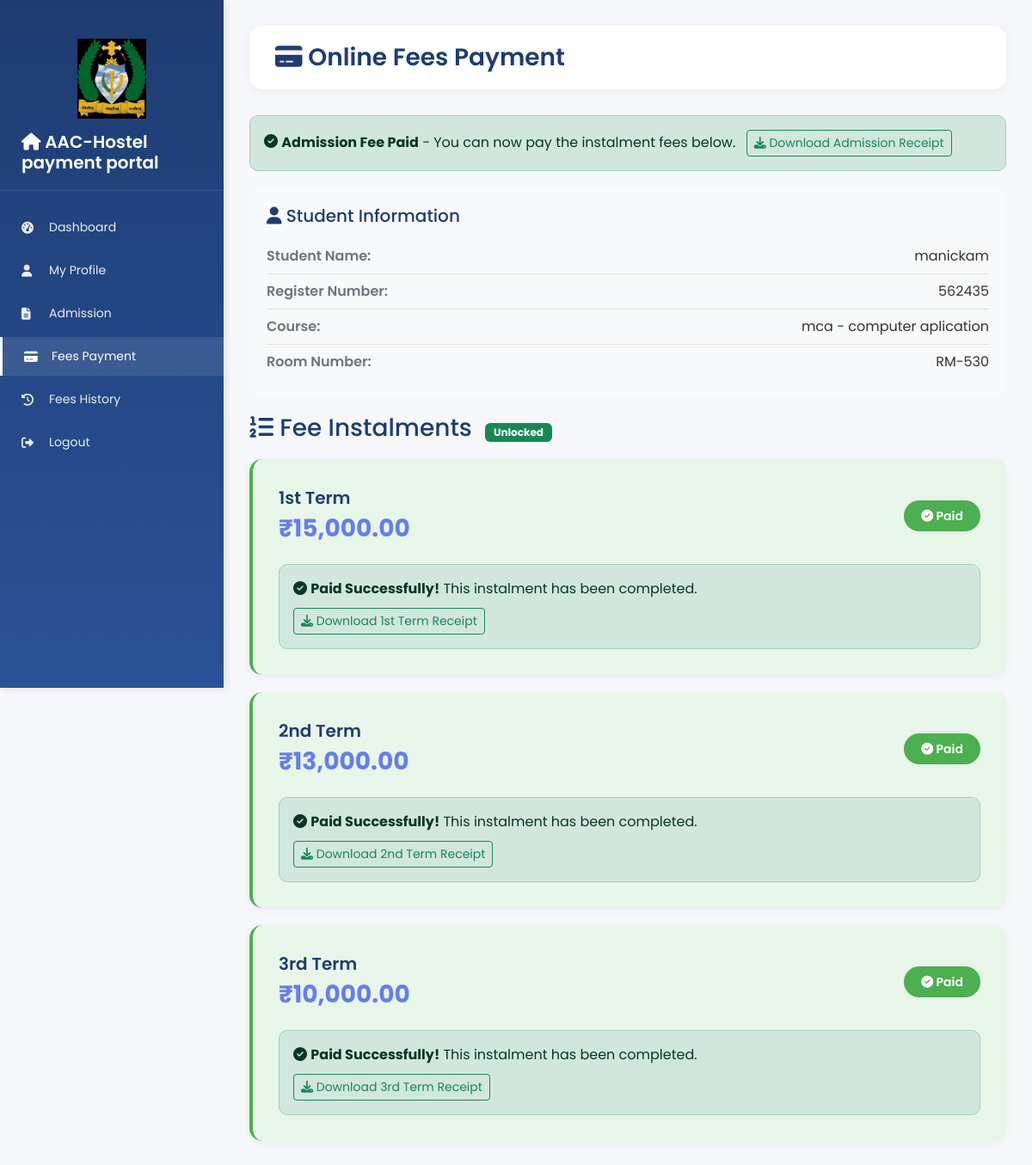
The page /fees-payment.php (signed in) on the database its author committed.
### tables this page shows
CREATE TABLE `admission` (
  `id` int(11) NOT NULL,
  `user_id` int(11) NOT NULL,
  `student_name` varchar(255) NOT NULL,
  `reg_no` varchar(100) NOT NULL,
  `gender` varchar(20) NOT NULL,
  `date_of_birth` date NOT NULL,
  `phone` varchar(20) NOT NULL,
  `email` varchar(255) NOT NULL,
  `residential_address` text NOT NULL,
  `course` varchar(100) NOT NULL,
  `department` varchar(100) NOT NULL,
  `year_of_study` varchar(50) NOT NULL,
  `room_type` varchar(50) NOT NULL,
  `room_number` varchar(50) NOT NULL,
  `mess_status` varchar(50) NOT NULL,
  `date_of_joining` date NOT NULL,
  `duration_of_stay` varchar(50) NOT NULL,
  `is_confirmed` tinyint(1) NOT NULL DEFAULT 0,
  `created_at` datetime DEFAULT current_timestamp()
);

### fees-payment.php (the view, shortened to what this page needs)
<?php
include('includes/config.php');
$user_id = $_SESSION['user_id'];
$admission = null;
$stmt = $mysqli->prepare("SELECT * FROM admission WHERE user_id = ? ORDER BY created_at DESC LIMIT 1");
$stmt->bind_param('i', $user_id);
$stmt->execute();
$result = $stmt->get_result();
if ($result->num_rows > 0) {
    $admission = $result->fetch_assoc();
}
$admission_fee_paid = false;
$admission_fee_data = null;
$stmt = $mysqli->prepare("SELECT id, instalment_number, status FROM payments WHERE user_id = ? AND instalment_number = 0 AND status = 'success' LIMIT 1");
$stmt->bind_param('i', $user_id);
$stmt->execute();
$result = $stmt->get_result();
if ($result->num_rows > 0) {
    $admission_fee_paid = true;
    $admission_fee_data = $result->fetch_assoc();
}
$paid_instalments = [];
$stmt = $mysqli->prepare("
    SELECT instalment_number
    FROM payments
    WHERE user_id = ?
    AND status = 'success'
    AND instalment_number > 0
");
$stmt->bind_param('i', $user_id);
$stmt->execute();
$result = $stmt->get_result();
while ($row = $result->fetch_assoc()) {
    $paid_instalments[] = (int)$row['instalment_number'];
}
$instalments = [
    1 => ['amount' => INSTALMENT_1, 'name' => '1st Term', 'paid' => in_array(1, $paid_instalments), 'unlocked' => $admission_fee_paid],
    2 => ['amount' => INSTALMENT_2, 'name' => '2nd Term', 'paid' => in_array(2, $paid_instalments), 'unlocked' => in_array(1, $paid_instalments)],
    3 => ['amount' => INSTALMENT_3, 'name' => '3rd Term', 'paid' => in_array(3, $paid_instalments), 'unlocked' => in_array(2, $paid_instalments)]
];
?>
<!DOCTYPE html>
<html lang="en">
<head>
    <link href="https://cdn.jsdelivr.net/npm/bootstrap@5.3.0/dist/css/bootstrap.min.css" rel="stylesheet">
    <link rel="stylesheet" href="https://cdnjs.cloudflare.com/ajax/libs/font-awesome/6.4.0/css/all.min.css">
</head>
<body>
    <?php include('includes/user_sidebar.php'); ?>
    <div class="main-content">
        <div class="header">
            <h1><i class="fas fa-credit-card"></i> Online Fees Payment</h1>
        </div>
        <?php if (!$admission): ?>
            <div class="alert alert-warning" style="border-radius: 10px;">
                <i class="fas fa-exclamation-triangle"></i> Please complete your admission first before making payment.
                <a href="admission.php" class="alert-link">Go to Admission</a>
            </div>
        <?php else: ?>
            <div class="alert alert-success" style="border-radius: 10px; margin-bottom: 20px;">
                <i class="fas fa-check-circle"></i> <strong>Admission Fee Paid</strong> - You can now pay the instalment fees below.
                <?php if (isset($admission_fee_data)): ?>
                    <a href="download-receipt.php?id=<?php echo $admission_fee_data['id']; ?>" class="btn btn-sm btn-outline-success ms-2" target="_blank">
                        <i class="fas fa-download"></i> Download Admission Receipt
                    </a>
                <?php endif; ?>
            </div>
            <div class="student-info">
                <h5 style="color: #1e3c72; margin-bottom: 15px;"><i class="fas fa-user"></i> Student Information</h5>
                <div class="info-row">
                    <span class="info-label">Student Name:</span>
                    <span class="info-value"><?php echo htmlspecialchars($admission['student_name']); ?></span>
                        </div>
                <div class="info-row">
                    <span class="info-label">Register Number:</span>
                    <span class="info-value"><?php echo htmlspecialchars($admission['reg_no']); ?></span>
                        </div>
                <div class="info-row">
                    <span class="info-label">Course:</span>
                    <span class="info-value"><?php echo htmlspecialchars($admission['course']); ?> - <?php echo htmlspecialchars($admission['department']); ?></span>
                        </div>
                <div class="info-row">
                    <span class="info-label">Room Number:</span>
                    <span class="info-value"><?php echo htmlspecialchars($admission['room_number']); ?></span>
                        </div>
                    </div>
            <h3 style="color: #1e3c72; margin-bottom: 20px;">
                <i class="fas fa-list-ol"></i> Fee Instalments
                <?php if ($admission_fee_paid): ?>
                    <span class="badge bg-success ms-2" style="font-size: 12px; padding: 5px 10px;">Unlocked</span>
                <?php endif; ?>
            </h3>
            <?php foreach ($instalments as $num => $instalment): ?>
                <div class="instalment-card <?php echo $instalment['paid'] ? 'paid' : ''; ?>">
                    <div class="instalment-header">
                        <div>
                            <div class="instalment-title"><?php echo $instalment['name']; ?></div>
                            <div class="instalment-amount">₹<?php echo number_format($instalment['amount'], 2); ?></div>
                        </div>
                        <div>
                            <span class="instalment-status <?php echo $instalment['paid'] ? 'paid' : 'pending'; ?>">
                                <?php echo $instalment['paid'] ? '<i class="fas fa-check-circle"></i> Paid' : '<i class="fas fa-clock"></i> Pending'; ?>
                            </span>
                        </div>
                    </div>
                    <?php if ($instalment['paid']): ?>
                        <div class="alert alert-success" style="margin: 0; border-radius: 10px;">
                            <i class="fas fa-check-circle"></i> <strong>Paid Successfully!</strong> This instalment has been completed.
                            <div style="margin-top: 10px;">
                                <?php
                                $stmt = $mysqli->prepare("SELECT id FROM payments WHERE user_id = ? AND instalment_number = ? AND status = 'success' ORDER BY created_at DESC LIMIT 1");
                                $stmt->bind_param('ii', $user_id, $num);
                                $stmt->execute();
                                $result = $stmt->get_result();
                                $instalment_payment = $result->fetch_assoc();
                                if ($instalment_payment):
                                ?>
                                    <a href="download-receipt.php?id=<?php echo $instalment_payment['id']; ?>" class="btn btn-sm btn-outline-success" target="_blank">
                                        <i class="fas fa-download"></i> Download <?php echo $instalment['name']; ?> Receipt
                                    </a>
                                <?php endif; ?>
                            </div>
                        </div>
                    <?php elseif (!$instalment['unlocked']): ?>
                        <div class="alert alert-warning" style="margin: 0; border-radius: 10px;">
                            <i class="fas fa-lock"></i> <strong>Locked</strong> - Please complete previous instalment(s) to unlock this payment.
                        </div>
                    <?php endif; ?>
                </div>
            <?php endforeach; ?>
        <?php endif; ?>
    </div>
</body>
</html>

### fees-payment.php (style rules this page uses)
* { margin: 0; padding: 0; box-sizing: border-box; }
body { font-family: 'Poppins', sans-serif; background: #f5f7fa; color: #333; }
.header { background: white; padding: 20px 30px; border-radius: 15px; box-shadow: 0 2px 10px rgba(0,0,0,0.05); margin-bottom: 30px; }
.header h1 { font-size: 28px; font-weight: 600; color: #1e3c72; margin: 0; }
.instalment-card { background: white; padding: 30px; border-radius: 15px; box-shadow: 0 2px 10px rgba(0,0,0,0.05); margin-bottom: 20px; transition: all 0.3s; }
.instalment-card.paid { background: #e8f5e9; border-left: 4px solid #4caf50; }
.instalment-header { display: flex; justify-content: space-between; align-items: center; margin-bottom: 20px; }
.instalment-title { font-size: 20px; font-weight: 600; color: #1e3c72; }
.instalment-amount { font-size: 28px; font-weight: 700; color: #667eea; }
.instalment-status { padding: 8px 20px; border-radius: 20px; font-size: 14px; font-weight: 600; }
.instalment-status.paid { background: #4caf50; color: white; }
.student-info { background: #f8f9fa; padding: 20px; border-radius: 10px; margin-bottom: 20px; }
.info-row { display: flex; justify-content: space-between; padding: 8px 0; border-bottom: 1px solid #e0e0e0; }
.info-row:last-child { border-bottom: none; }
.info-label { font-weight: 600; color: #6c757d; }
.info-value { color: #333; }

### includes/user_sidebar.php (style rules this page uses)
.main-content { margin-left: 260px; padding: 30px; min-height: 100vh; }

### rows shown on the page
admission: student_name "manickam", reg_no "562435", course "mca", department "computer aplication", room_number "RM-530"

### other values the page prints
SITE_NAME "AAC-Hostel payment portal"
$instalment['name'] "1st Term"
$instalment['amount'] "15,000.00"
$instalment['name'] "2nd Term"
$instalment['amount'] "13,000.00"
$instalment['name'] "3rd Term"
$instalment['amount'] "10,000.00"
